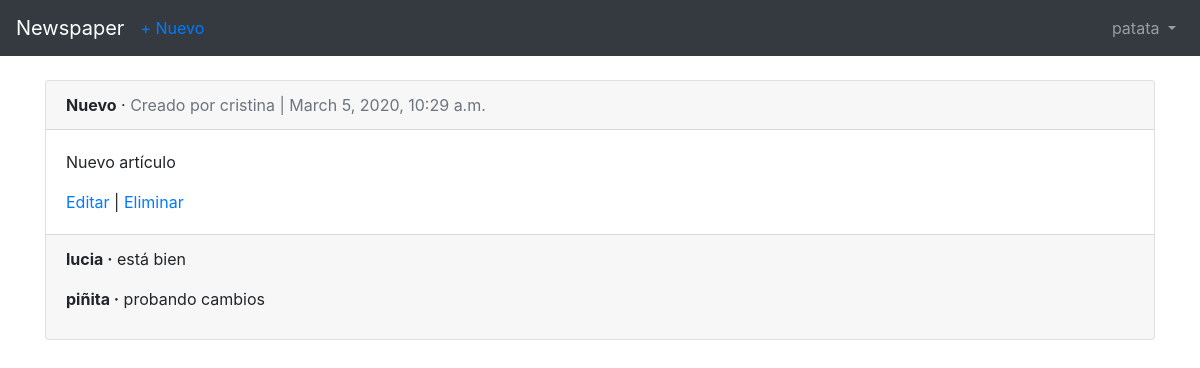
The page /articles/ (signed in) on the database its author committed.
### users/models.py (models this page shows)
class CustomUser(AbstractUser):
    age = models.PositiveIntegerField(default=0)

### articles/models.py (models this page shows, shortened)
class Article(models.Model):
    title = models.CharField(max_length=255)
    body = models.TextField()
    date = models.DateTimeField(auto_now_add=True)
    author = models.ForeignKey(
        settings.AUTH_USER_MODEL,
        on_delete=models.CASCADE,
    )

class Comment(models.Model):
    article = models.ForeignKey(Article, on_delete=models.CASCADE, related_name='comments')
    comment = models.CharField(max_length=140)
    author = models.ForeignKey(
        settings.AUTH_USER_MODEL,
        on_delete=models.CASCADE,
    )
    def __str__(self):
        return self.comment

### articles/views.py (the view)
# urls.py: path('', views.ArticleListView.as_view(), name='article_list'),
class ArticleListView(ListView):
    model = models.Article
    template_name = 'article_list.html'

### templates/article_list.html (shortened to what this page needs)
{% extends 'base.html' %}
{% block content %}
  {% for article in object_list %}
    <div class="card">
      <div class="card-header">
        <span class="font-weight-bold">{{ article.title }}</span> &middot;
        <span class="text-muted">Creado por {{ article.author }} | {{ article.date }}</span>
      </div>
      <div class="card-body">
        <p>{{ article.body }}</p>
        <a href="{% url 'article_edit' article.pk %}">Editar</a> |
        <a href="{% url 'article_delete' article.pk %}">Eliminar</a>
      </div>
      <div class="card-footer">
        {% for comment in article.comments.all %}
          <p>
            <span class="font-weight-bold">{{ comment.author }} &middot;</span>
            {{ comment }}
          </p>
        {% endfor %}
      </div>
    </div>
    <br />
  {% endfor %}
{% endblock content %}

### templates/base.html (shortened to what this page needs)
<!doctype html>
<html lang="en">
  <head>
    <link rel="stylesheet" href="https://maxcdn.bootstrapcdn.com/bootstrap/4.0.0/css/bootstrap.min.css">
</head>
<body>
  <nav class="navbar navbar-expand-md navbar-dark bg-dark mb-4">
    <a class="navbar-brand" href="{% url 'home' %}">Newspaper</a>
    {% if user.is_authenticated %}
    <ul class="navbar-nav mr-auto">
      <li class="nav-item"><a href="{% url 'article_new' %}">+ Nuevo</a></li>
    </ul>
{% endif %}
    <div class="collapse navbar-collapse" id="navbarCollapse">
      {% if user.is_authenticated %}
        <ul class="navbar-nav ml-auto">
          <li class="nav-item">
            <a class="nav-link dropdown-toggle" href="#" id="userMenu" data-toggle="dropdown" aria-haspopup="true" aria-expanded="false">
              {{ user.username }}
            </a>
            </li>
          </ul>
        {% else %}
          <form class="form-inline ml-auto">
            <a href="{% url 'login' %}" class="btn btn-outline-secondary">Iniciar sesión</a>
            <a href="{% url 'signup' %}" class="btn btn-primary ml- ">Registrarse</a>
          </form>
        {% endif %}
      </div>
    </nav>
    <div class="container">
      {% block content %}
      {% endblock %}
    </div>
  </body>
</html>

### rows shown on the page
CustomUser: username "patata"
Article: title "Nuevo", author "cristina", date "March 5, 2020, 10:29 a.m.", body "Nuevo artículo"
Comment: author "lucia", comment "está bien"
Comment: author "piñita", comment "probando cambios"
